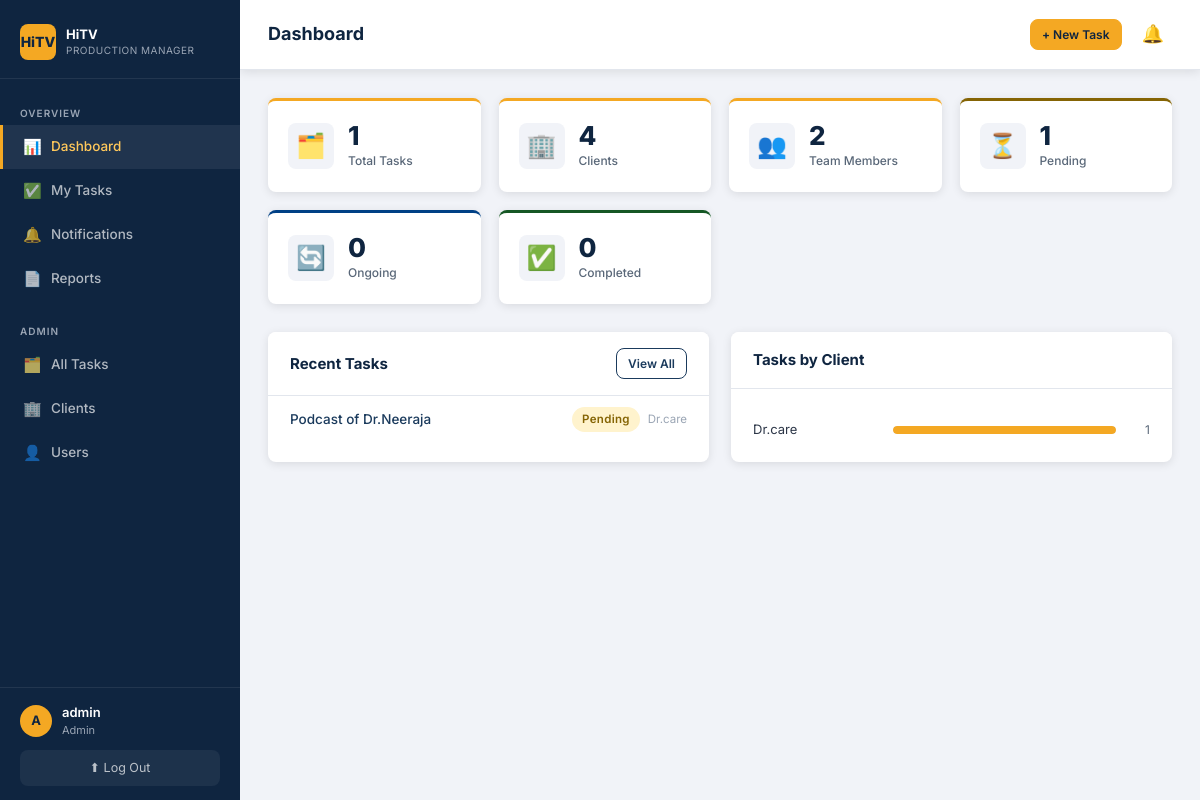
The app's page /dashboard (signed in) with its own data.
### models.py (models this page shows, shortened)
class User(UserMixin, db.Model):
    __tablename__ = "users"
    id = db.Column(db.Integer, primary_key=True)
    username = db.Column(db.String(80), unique=True, nullable=False)
    email = db.Column(db.String(120), unique=True, nullable=False)
    password_hash = db.Column(db.String(256), nullable=False)
    role = db.Column(db.String(20), nullable=False, default="videographer")
    created_at = db.Column(db.DateTime, default=datetime.utcnow)
    assigned_tasks = db.relationship(
        "Task", foreign_keys="Task.assigned_to_id", back_populates="assignee", lazy="dynamic"
    )
    created_tasks = db.relationship(
        "Task", foreign_keys="Task.created_by_id", back_populates="creator", lazy="dynamic"
    )
    @property
    def is_admin(self) -> bool:
        return self.role == "admin"

class Task(db.Model):
    __tablename__ = "tasks"
    id = db.Column(db.Integer, primary_key=True)
    title = db.Column(db.String(200), nullable=False)
    description = db.Column(db.Text)
    client_id = db.Column(db.Integer, db.ForeignKey("clients.id"), nullable=False)
    client = db.relationship("Client", back_populates="tasks")
    role = db.Column(db.String(20), nullable=False)
    assigned_to_id = db.Column(db.Integer, db.ForeignKey("users.id"), nullable=True)
    assignee = db.relationship("User", foreign_keys=[assigned_to_id], back_populates="assigned_tasks")
    created_by_id = db.Column(db.Integer, db.ForeignKey("users.id"), nullable=False)
    creator = db.relationship("User", foreign_keys=[created_by_id], back_populates="created_tasks")
    status = db.Column(db.String(20), nullable=False, default="pending")
    deadline = db.Column(db.Date, nullable=True)
    created_at = db.Column(db.DateTime, default=datetime.utcnow)
    updated_at = db.Column(db.DateTime, default=datetime.utcnow, onupdate=datetime.utcnow)
    @property
    def is_overdue(self) -> bool:
        if self.deadline and self.status != "completed":
            return self.deadline < date.today()
        return False
    @property
    def status_badge_class(self) -> str:
        return {
            "pending": "badge-pending",
            "ongoing": "badge-ongoing",
            "completed": "badge-completed",
        }.get(self.status, "badge-pending")

class Client(db.Model):
    __tablename__ = "clients"
    id = db.Column(db.Integer, primary_key=True)
    name = db.Column(db.String(120), unique=True, nullable=False)
    contact_email = db.Column(db.String(120))
    notes = db.Column(db.Text)
    created_at = db.Column(db.DateTime, default=datetime.utcnow)
    tasks = db.relationship("Task", back_populates="client", lazy="dynamic")

### blueprints/main.py (the view, shortened to what this page needs)
@main_bp.route("/dashboard")
@login_required
def dashboard():
    _maybe_check_deadlines()
    if current_user.is_admin:
        total_tasks = Task.query.count()
        total_clients = Client.query.count()
        total_users = User.query.filter(User.role != "admin").count()
        status_counts = {
            status: Task.query.filter_by(status=status).count()
            for status, _ in STATUSES
        }
        client_stats = (
            db.session.query(Client.name, func.count(Task.id))
            .join(Task, Client.id == Task.client_id)
            .group_by(Client.id)
            .all()
        )
        recent_tasks = Task.query.order_by(Task.created_at.desc()).limit(10).all()
        overdue_tasks = [t for t in Task.query.filter(Task.status != "completed").all()
                         if t.is_overdue]
        return render_template(
            "dashboard.html",
            total_tasks=total_tasks,
            total_clients=total_clients,
            total_users=total_users,
            status_counts=status_counts,
            client_stats=client_stats,
            recent_tasks=recent_tasks,
            overdue_count=len(overdue_tasks),
        )

### blueprints/main.py (called while the page is built)
def _maybe_check_deadlines():
    today_str = date.today().isoformat()
    session_key = f"deadline_checked_{current_user.id}"
    if session.get(session_key) == today_str:
        return  # Already checked today
    try:
        from notify import check_and_create_deadline_notifications
        from flask import current_app
        days = current_app.config.get("DEADLINE_REMINDER_DAYS", 2)
        check_and_create_deadline_notifications(days_ahead=days)
    except Exception:
        pass  # Never break dashboard over notification errors
    session[session_key] = today_str

### notify.py (called while the page is built, shortened)
def _create_notification(user_id: int, notif_type: str, task_id: int, message: str) -> Notification:
    existing = Notification.query.filter_by(
        user_id=user_id, notif_type=notif_type, task_id=task_id, is_read=False
    ).first()
    if existing:
        existing.message = message
        db.session.commit()
        return existing

def _send_email(to: str, subject: str, body: str) -> bool:
    try:
        from flask_mail import Message
        from extensions import mail
        if not current_app.config.get("MAIL_SERVER"):
            return False  # Email not configured — skip silently
    except Exception as exc:
        logger.warning("Email send failed (%s → %s): %s", subject, to, exc)
        return False

### templates/dashboard.html (shortened to what this page needs)
{% extends "base.html" %}
{% block page_title %}Dashboard{% endblock %}
{% block topbar_actions %}
  {% if current_user.is_admin %}
    <a href="{{ url_for('admin.create_task') }}" class="btn btn-amber btn-sm">+ New Task</a>
  {% endif %}
{% endblock %}
{% block content %}
<div class="stat-grid">
  {% if current_user.is_admin %}
  <div class="stat-card">
    <div class="stat-icon">🗂️</div>
    <div>
      <div class="stat-value">{{ total_tasks }}</div>
      <div class="stat-label">Total Tasks</div>
    </div>
  </div>
  <div class="stat-card">
    <div class="stat-icon">🏢</div>
    <div>
      <div class="stat-value">{{ total_clients }}</div>
      <div class="stat-label">Clients</div>
    </div>
  </div>
  <div class="stat-card">
    <div class="stat-icon">👥</div>
    <div>
      <div class="stat-value">{{ total_users }}</div>
      <div class="stat-label">Team Members</div>
    </div>
  </div>
  {% endif %}
  <div class="stat-card" style="border-top-color:#856404">
    <div class="stat-icon">⏳</div>
    <div>
      <div class="stat-value">{{ status_counts.pending }}</div>
      <div class="stat-label">Pending</div>
    </div>
  </div>
  <div class="stat-card" style="border-top-color:#004085">
    <div class="stat-icon">🔄</div>
    <div>
      <div class="stat-value">{{ status_counts.ongoing }}</div>
      <div class="stat-label">Ongoing</div>
    </div>
  </div>
  <div class="stat-card" style="border-top-color:#155724">
    <div class="stat-icon">✅</div>
    <div>
      <div class="stat-value">{{ status_counts.completed }}</div>
      <div class="stat-label">Completed</div>
    </div>
  </div>
</div>
<div class="grid-2">
  <div class="card">
    <div class="card-header">
      <span class="card-title">Recent Tasks</span>
      <a href="{{ url_for('tasks.list_tasks') }}" class="btn btn-outline btn-sm">View All</a>
    </div>
    <div class="card-body" style="padding:0 22px;">
      {% if recent_tasks %}
        <ul class="task-list">
          {% for task in recent_tasks %}
          <li class="task-list-item">
            <div class="task-name">
              <a href="{{ url_for('tasks.task_detail', task_id=task.id) }}">{{ task.title }}</a>
            </div>
            <div style="display:flex;align-items:center;gap:8px;flex-shrink:0;">
              <span class="badge {{ task.status_badge_class }}">{{ task.status|capitalize }}</span>
              <span class="task-meta">{{ task.client.name }}</span>
            </div>
          </li>
          {% endfor %}
        </ul>
      {% else %}
        <div class="empty-state">
          <div class="empty-icon">📭</div>
          <p>No tasks yet.</p>
        </div>
      {% endif %}
    </div>
  </div>
  {% if current_user.is_admin and client_stats %}
  <div class="card">
    <div class="card-header">
      <span class="card-title">Tasks by Client</span>
    </div>
    <div class="card-body">
      {% set max_count = client_stats|map(attribute=1)|max %}
      <div class="client-bar-wrap">
        {% for client_name, count in client_stats %}
        <div class="client-bar-row">
          <div class="client-bar-label">{{ client_name }}</div>
          <div class="client-bar-outer">
            <div class="client-bar-inner" style="width:{{ (count / max_count * 100)|int }}%"></div>
          </div>
          <div class="client-bar-count">{{ count }}</div>
        </div>
        {% endfor %}
      </div>
    </div>
  </div>
  {% endif %}
</div>
{% endblock %}

### templates/base.html (shortened to what this page needs)
<!DOCTYPE html>
<html lang="en">
<head>
  <link rel="stylesheet" href="{{ url_for('static', filename='css/style.css') }}">
</head>
<body>
<div class="app-wrapper">
  <aside class="sidebar">
    <div class="sidebar-brand">
      <div class="brand-logo">
        <div class="brand-icon">HiTV</div>
        <div>
          <div class="brand-name">HiTV</div>
          <div class="brand-tagline">Production Manager</div>
        </div>
      </div>
    </div>
    <nav class="sidebar-nav">
      <div class="nav-section-label">Overview</div>
      <a class="nav-item {% if request.endpoint == 'main.dashboard' %}active{% endif %}"
         href="{{ url_for('main.dashboard') }}">
        <span class="nav-icon">📊</span> Dashboard
      </a>
      <a class="nav-item {% if request.blueprint == 'tasks' %}active{% endif %}"
         href="{{ url_for('tasks.list_tasks') }}">
        <span class="nav-icon">✅</span> My Tasks
      </a>
      <a class="nav-item {% if request.blueprint == 'notifications' %}active{% endif %}"
         href="{{ url_for('notifications.list_notifications') }}" style="position:relative;">
        <span class="nav-icon">🔔</span> Notifications
      </a>
      <a class="nav-item {% if request.blueprint == 'reports' %}active{% endif %}"
         href="{{ url_for('reports.report') }}">
        <span class="nav-icon">📄</span> Reports
      </a>
      {% if current_user.is_admin %}
      <div class="nav-section-label" style="margin-top:10px;">Admin</div>
      <a class="nav-item {% if request.endpoint == 'admin.tasks' or request.endpoint == 'admin.create_task' %}active{% endif %}"
         href="{{ url_for('admin.tasks') }}">
        <span class="nav-icon">🗂️</span> All Tasks
      </a>
      <a class="nav-item {% if request.endpoint == 'admin.clients' or request.endpoint == 'admin.create_client' %}active{% endif %}"
         href="{{ url_for('admin.clients') }}">
        <span class="nav-icon">🏢</span> Clients
      </a>
      <a class="nav-item {% if request.endpoint == 'admin.users' or request.endpoint == 'admin.create_user' %}active{% endif %}"
         href="{{ url_for('admin.users') }}">
        <span class="nav-icon">👤</span> Users
      </a>
      {% endif %}
    </nav>
    <div class="sidebar-footer">
      <div class="user-pill">
        <div class="user-avatar">{{ current_user.username[0].upper() if current_user.is_authenticated else '?' }}</div>
        <div class="user-info">
          <div class="user-name">{{ current_user.username if current_user.is_authenticated else 'Guest' }}</div>
          <div class="user-role">{{ current_user.role if current_user.is_authenticated else '' }}</div>
        </div>
      </div>
      <a href="{{ url_for('auth.logout') }}" class="logout-btn">⬆ Log Out</a>
    </div>
  </aside>
  <div class="main-content">
    <div class="topbar">
      <div class="page-title">{% block page_title %}{% endblock %}</div>
      <div class="topbar-right">
        {% block topbar_actions %}{% endblock %}
        <a href="{{ url_for('notifications.list_notifications') }}" class="topbar-bell"
           title="Notifications">
          🔔
        </a>
      </div>
    </div>
    <div class="page-body">
      {% block content %}{% endblock %}
    </div>
  </div>
</div>
</body>
</html>

### records on screen
User: username "A", username "admin", role "Admin"
Task: title "Podcast of Dr.Neeraja", status "Pending", client.name "Dr.care"
Client: name "Dr.care", {{ (count / max_count * 100)|int }} 100 (drawn), id "1"

### other values on screen
{{ total_tasks }} "1"
{{ total_clients }} "4"
{{ total_users }} "2"
{{ status_counts.pending }} "1"
{{ status_counts.ongoing }} "0"
{{ status_counts.completed }} "0"
